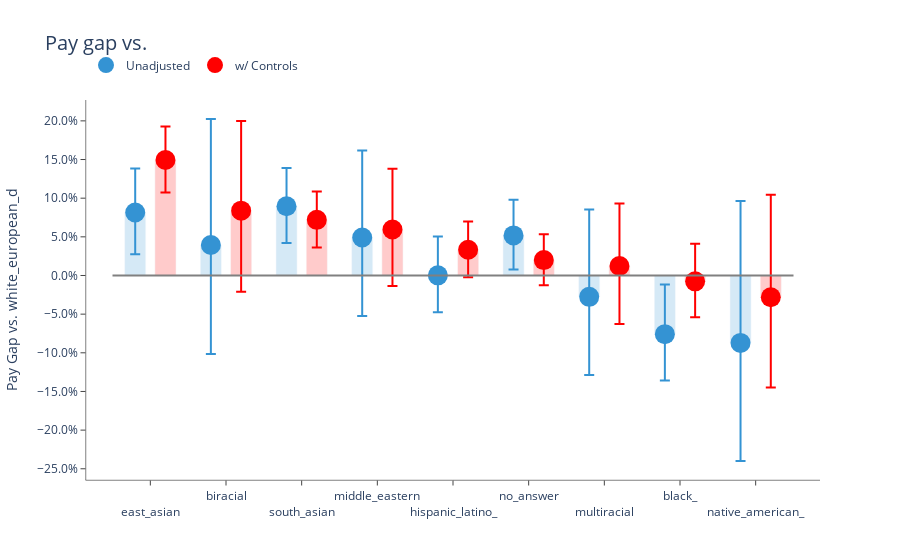

Notebook code cell kept with this figure:
### Code cell
test, est = output_graph(data_2019, controls, False, "Ethnicity", "race", "Pay gap vs. ")

### Figure 1 — Plotly figure (JSON) as saved in the notebook; plotly's stock layout.template omitted (floating-point values rounded to 4 significant figures)
{"data": [{"marker": {"color": "#3493d3"}, "name": "Unadjusted", "opacity": 0.2, "showlegend": false, "type": "bar", "width": 0.28, "x": [1, 2, 3, 4, 5, 6, 7, 8, 9], "y": [0.08151, 0.03942, 0.08951, 0.04909, 0.0002142, 0.05182, -0.02763, -0.07584, -0.08718]}, {"marker": {"color": "red"}, "name": "w/ Controls", "opacity": 0.2, "showlegend": false, "type": "bar", "width": 0.28, "x": [1, 2, 3, 4, 5, 6, 7, 8, 9], "y": [0.1494, 0.08389, 0.07194, 0.05956, 0.03325, 0.01992, 0.01225, -0.007576, -0.02818]}, {"error_y": {"array": [0.05688, 0.163, 0.04963, 0.1125, 0.05022, 0.04599, 0.1129, 0.06411, 0.1835], "arrayminus": [0.05404, 0.1409, 0.04747, 0.1016, 0.04782, 0.04407, 0.1012, 0.05995, 0.1528], "symmetric": false, "thickness": 2, "type": "data", "visible": true, "width": 5}, "hovertemplate": "%{text}", "marker": {"color": "#3493d3", "size": 20}, "mode": "markers", "name": "Unadjusted", "text": ["east_asian: 8.2%, 95% conf: [2.7%, 13.8%]", "biracial: 3.9%, 95% conf: [-10.1%, 20.2%]", "south_asian: 9.0%, 95% conf: [4.2%, 13.9%]", "middle_eastern: 4.9%, 95% conf: [-5.3%, 16.2%]", "hispanic_latino_: 0.0%, 95% conf: [-4.8%, 5.0%]", "no_answer: 5.2%, 95% conf: [0.8%, 9.8%]", "multiracial: -2.8%, 95% conf: [-12.9%, 8.5%]", "black_: -7.6%, 95% conf: [-13.6%, -1.2%]", "native_american_: -8.7%, 95% conf: [-24.0%, 9.6%]"], "type": "scatter", "x": [0.8, 1.8, 2.8, 3.8, 4.8, 5.8, 6.8, 7.8, 8.8], "y": [0.08151, 0.03942, 0.08951, 0.04909, 0.0002142, 0.05182, -0.02763, -0.07584, -0.08718]}, {"error_y": {"array": [0.04343, 0.1161, 0.03681, 0.07841, 0.03665, 0.03347, 0.08095, 0.04861, 0.1327], "arrayminus": [0.04185, 0.1048, 0.03558, 0.07301, 0.0354, 0.03241, 0.07496, 0.04634, 0.1168], "symmetric": false, "thickness": 2, "type": "data", "visible": true, "width": 5}, "hovertemplate": "%{text}", "marker": {"color": "red", "size": 20}, "mode": "markers", "name": "w/ Controls", "text": ["east_asian: 14.9%, 95% conf: [10.8%, 19.3%]", "biracial: 8.4%, 95% conf: [-2.1%, 20.0%]", "south_asian: 7.2%, 95% conf: [3.6%, 10.9%]", "middle_eastern: 6.0%, 95% conf: [-1.3%, 13.8%]", "hispanic_latino_: 3.3%, 95% conf: [-0.2%, 7.0%]", "no_answer: 2.0%, 95% conf: [-1.2%, 5.3%]", "multiracial: 1.2%, 95% conf: [-6.3%, 9.3%]", "black_: -0.8%, 95% conf: [-5.4%, 4.1%]", "native_american_: -2.8%, 95% conf: [-14.5%, 10.5%]"], "type": "scatter", "x": [1.2, 2.2, 3.2, 4.2, 5.2, 6.2, 7.2, 8.2, 9.2], "y": [0.1494, 0.08389, 0.07194, 0.05956, 0.03325, 0.01992, 0.01225, -0.007576, -0.02818]}], "layout": {"bargroupgap": 0.1, "barmode": "group", "legend": {"orientation": "h", "x": 0, "y": 1.13}, "plot_bgcolor": "white", "shapes": [{"line": {"color": "grey", "width": 2}, "type": "line", "x0": 0.5, "x1": 9.5, "y0": 0, "y1": 0}], "title": {"font": {"size": 20}, "text": "Pay gap vs. "}, "width": 900, "xaxis": {"linecolor": "black", "linewidth": 0.5, "showline": true, "tickangle": 0, "tickmode": "array", "ticks": "outside", "ticktext": ["<br>east_asian", "biracial", "<br>south_asian", "middle_eastern", "<br>hispanic_latino_", "no_answer", "<br>multiracial", "black_", "<br>native_american_"], "tickvals": [1, 2, 3, 4, 5, 6, 7, 8, 9]}, "yaxis": {"linecolor": "black", "linewidth": 0.5, "showline": true, "tickformat": ".1%", "ticks": "outside", "title": {"text": "Pay Gap vs. white_european_d"}}}}
